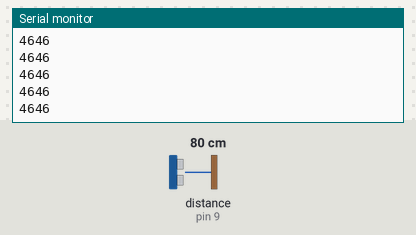
Simulated run of this sketch. Board: Arduino Uno, built with avr-gcc and run on an emulated ATmega328P. Shown: the last lines printed to the serial monitor. Wiring (inferred from the names in the program): ultrasonic range finder: trigger pin 10; echo pin 9. Inputs (shaded band) come from the test bench; at power-on: distance to the obstacle (sensor on pin 9) 80 cm. The echo pulse lasts 58.3 µs per cm.

Above: at 1.2 s.
1.3 s: distance to the obstacle (sensor on pin 9) set to 2 cm
At 2.3 s:
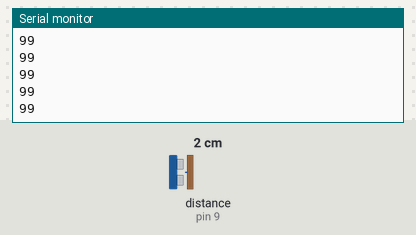
2.8 s: distance to the obstacle (sensor on pin 9) set to 4 cm
At 3.7 s:
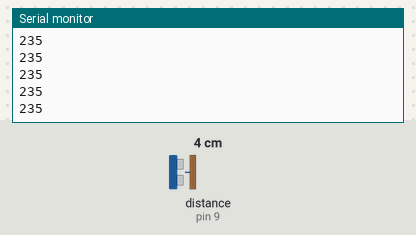
Timing chart, 0 to 5.8 s (numbered marks = the images above; inputs shaded):
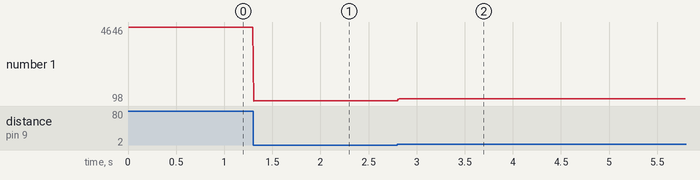

Measured:
- after the input at 1.3 s, the serial monitor: prints a new line at once (image 1)
- after the input at 2.8 s, the serial monitor: prints a new line at once (image 2)
- plotted number 1: 4646 → 99 after the input at 1.3 s, 99 → 235 after the input at 2.8 s

The sketch:

distance_sensor_unity.ino
```cpp
constexpr int ECHO_PIN {9};
constexpr int TRIG_PIN {10};

long duration {};

void setup() {
  Serial.begin(9600);

  pinMode(TRIG_PIN, OUTPUT);
  pinMode(ECHO_PIN, INPUT);
}

void loop() {
  digitalWrite(TRIG_PIN, LOW);
  delayMicroseconds(2);

  digitalWrite(TRIG_PIN, HIGH);
  delayMicroseconds(10);
  digitalWrite(TRIG_PIN, LOW);

  duration = pulseIn(ECHO_PIN, HIGH);
  Serial.println(duration);

  delay(10);
}
```
